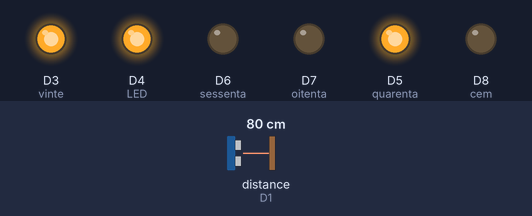
Recording of a sketch running on a simulated ESP8266 (NodeMCU). On the bench: output pins drawn as LEDs (lit = HIGH). Wiring (inferred from the names in the program): ultrasonic range finder: trigger D0; echo D1. The inputs (shaded band) are chosen by the test bench; at power-on: distance to the obstacle (sensor on D1) 80 cm. The echo pulse lasts 58.3 µs per cm; WiFi joins after 1.5 s; servers stay silent unless stated; pins used as bus, display or sensor lines are not drawn; what the sketch prints to the serial monitor is not drawn.

Above: at 4.0 s.
4.1 s: distance to the obstacle (sensor on D1) set to 65 cm
6.5 s: distance to the obstacle (sensor on D1) set to 56 cm
At 9.5 s:
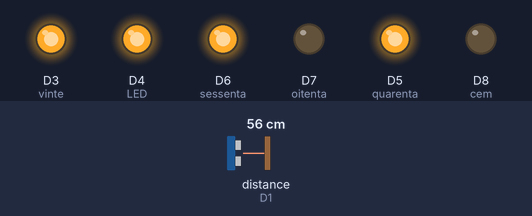
9.8 s: distance to the obstacle (sensor on D1) set to 44 cm
12.5 s: distance to the obstacle (sensor on D1) set to 35 cm
At 15.1 s:
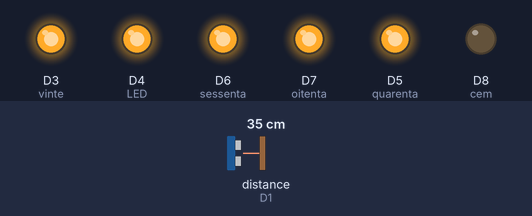
15.8 s: distance to the obstacle (sensor on D1) set to 22 cm
18.5 s: distance to the obstacle (sensor on D1) set to 19 cm
At 21.7 s:
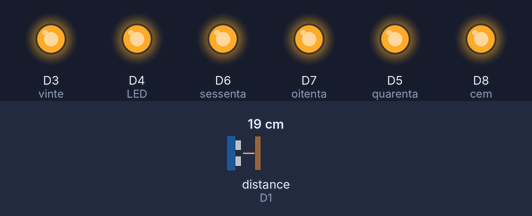
Timing chart, 0 to 22.8 s (numbered marks = the images above; inputs shaded):
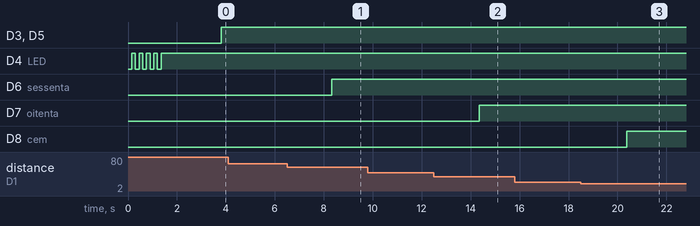

The sketch:

CAIXA_DAGUA_BLYNK_2_0_PesqueiroValeVerde2023.ino
```cpp
//smart water level monitoring system
//https://www.youtube.com/watch?v=zrY_k1Y5y4k&ab_channel=Vinaytechsolutions
//https://www.dropbox.com/sh/c1ja9nbrcc7zkmt/AAAbruV_viRsvAifbinA_3jXa?dl=0&preview=smart+water+level+monitoring+system.txt

//#define BLYNK_TEMPLATE_ID "TMPLMs2io8LM"
//#define BLYNK_DEVICE_NAME "Nível da água"
//#define BLYNK_AUTH_TOKEN "Gniv9gHj4-1_Ts_K-r9WBI-BaQJiCc9j" // pesqueiro.valeverde2022@gmail.com //V@leVerde.2022
//#define OTA_HOSTNAME "HelpCityNivel-001"

#define BLYNK_TEMPLATE_ID "TMPLsyiY8Id-"
#define BLYNK_DEVICE_NAME "NivelCaixaDaguaMaetinga"
#define BLYNK_AUTH_TOKEN "TBk-R1UnanlOizNyAPqogbLL75WyKnFn" //juvenil.lima2040 // Juvenil.1952
#define OTA_HOSTNAME "MAETINGA-CX-DAGUA-001"

#include <ESP8266mDNS.h>  // For OTA with ESP8266
#include <WiFiUdp.h>      // For OTA
#include <ArduinoOTA.h>   // For OTA
#include <SPI.h>
#include <ESP.h>;
#include <ESP8266WiFi.h>
#include <BlynkSimpleEsp8266.h>
#include <SimpleTimer.h>
#define BLYNK_PRINT Serial

#define TRIGGER D0  //pino externo esp01
#define ECHO    D1  //pino interno esp01
int LED       = D4;
int cem       = D8;
int oitenta   = D7;
int sessenta  = D6;
int quarenta  = D5;
int vinte     = D3;

BlynkTimer timer;

char ssid[] = "JPL |||";
char pass[] = "123@juarez";                //WiFi Password
char auth[] = BLYNK_AUTH_TOKEN;

WiFiClient client;
/*
//implementa wathdog
void WDT_(unsigned long Duration)
{

/*  ESP.wdtDisable();
  unsigned long prevTime=millis();
  while (millis()-prevTime<Duration)
  {
  ESP.wdtEnable(5000);
  }
}*/

void setup()
{

// put your setup code here, to run once:
  Serial.begin(9600);
  Serial.println("Conectando à ");
  Serial.println(ssid);
  pinMode(LED, OUTPUT); // defina o pino digital como saída para o LED de conexão.
//sensor ultra
  pinMode(TRIGGER, OUTPUT);
  pinMode(ECHO, INPUT);
  pinMode(LED, OUTPUT);
//leds físicos
  pinMode(cem, OUTPUT);
  pinMode(oitenta, OUTPUT);
  pinMode(sessenta, OUTPUT);
  pinMode(quarenta, OUTPUT);
  pinMode(vinte, OUTPUT);
//inicia wifi
  WiFi.begin(ssid, pass);
  while (WiFi.status() != WL_CONNECTED)
  {
    digitalWrite(LED, LOW);
    delay(150);
    Serial.print(".");
    digitalWrite(LED, HIGH);
    delay(150);
  }
  Serial.begin(9600);
  Serial.println("");
  Serial.println("Wi-Fi conectado.");

  digitalWrite(LED, HIGH); // ligue o led.
  delay(1000);             // espere 1 segundo.

  Blynk.begin(auth, ssid, pass);
  ArduinoOTA.setHostname(OTA_HOSTNAME);  // Para OTA - Use seu próprio nome de identificação do dispositivo
  ArduinoOTA.begin();                    // For OTA


//setar tempo pra reiniciar
//  WDT_(10000);

  Blynk.config(auth);
}

void loop()
{
  long duration, distance;
  digitalWrite(TRIGGER, LOW);
  delayMicroseconds(20);

  digitalWrite(TRIGGER, HIGH);
  delayMicroseconds(100);

  digitalWrite(TRIGGER, LOW);
  duration = pulseIn(ECHO, HIGH);
  distance = (duration/2) / 29.1;
  Blynk.virtualWrite(V6, distance);
  Serial.print(distance);
  Serial.println("Cm antes de converter:");
  delay(1000);
  //distance = map(distance,0,100,100,0);

   if (distance <=100)
   {
    Blynk.virtualWrite(V0, 255); //
    digitalWrite(vinte, HIGH);
    Blynk.notify("Reservatório está VAZIO!!");
   }
  else
  {
    Blynk.virtualWrite(V0, 0);
    digitalWrite(vinte, LOW);
  }

 if (distance <= 80)
 {
    Blynk.virtualWrite(V1, 255); // 40 cm
    digitalWrite(quarenta, HIGH);
    //Blynk.notify("Atenção, reservatório abaixo de 40%!!");
 }
  else
  {
    Blynk.virtualWrite(V1, 0);
    digitalWrite(quarenta, LOW);
  }

   if (distance <= 60)
   {
    Blynk.virtualWrite(V2, 255); // 60 cm
    digitalWrite(sessenta, HIGH);
   }
  else
  {
    Blynk.virtualWrite(V2, 0);
    digitalWrite(sessenta, LOW);
  }

   if (distance <= 40)
   {
    Blynk.virtualWrite(V3, 255); // 80cm
    digitalWrite(oitenta, HIGH);
   }
  else
  {
    Blynk.virtualWrite(V3, 0);
    digitalWrite(oitenta, LOW);
  }

   if (distance <= 20)
   {
    Blynk.virtualWrite(V4, 255); // 100 cm
    digitalWrite(cem, HIGH);
    Blynk.notify("Reservatório está CHEIO!!");
   }
  else
  {
    Blynk.virtualWrite(V4, 0);
    digitalWrite(cem, LOW);
  }

  //Serial.println("Centimeter:");
  distance = map(distance,0,100,100,00);
  Serial.print(distance);
  Serial.println("Cm depois de converter:");
  Blynk.virtualWrite(V5, distance); // V5 = Distância
  delay(200);
   Blynk.virtualWrite(V10, 0);      // V10 = ligado
   delay(200);
   Blynk.virtualWrite(V10, 255);
   //Blynk.notify("Reservatório está VAZIO!!");
  delay(100);
  Blynk.run();
  ArduinoOTA.handle();              // For OTA

}
```

Measured:
- the behaviour switches between 61 and 60 cm on distance to the obstacle (sensor on D1) (found by bisection; images 0 and 1)
- the behaviour switches between 41 and 40 cm on distance to the obstacle (sensor on D1) (found by bisection; images 1 and 2)
- the behaviour switches between 21 and 20 cm on distance to the obstacle (sensor on D1) (found by bisection; images 2 and 3)
- after the input at 4.1 s, every drawn part: stays the same
- after the input at 6.5 s, D6 (sessenta): LOW → HIGH after 1.8 s
- after the input at 9.8 s, every drawn part: stays the same
- after the input at 12.5 s, D7 (oitenta): LOW → HIGH after 1.9 s
- after the input at 15.8 s, every drawn part: stays the same
- after the input at 18.5 s, D8 (cem): LOW → HIGH after 1.9 s
